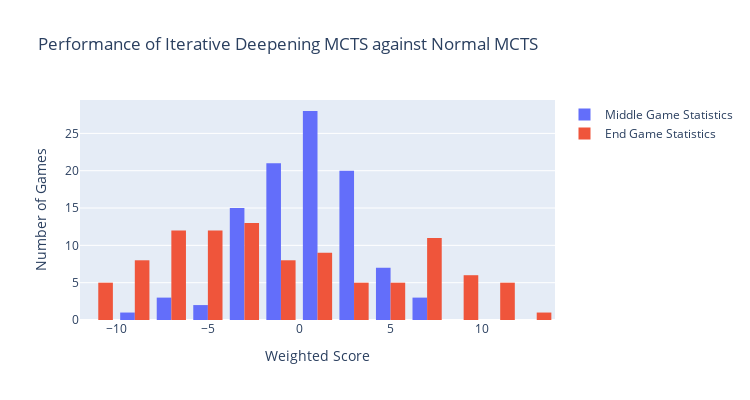

Notebook cell for this chart:
### Code cell
import plotly.graph_objects as go
import plotly.express as px
from plotly.subplots import make_subplots

fig = make_subplots(rows=1, cols=1)
fig.add_trace(go.Histogram(x=idnoverallmid, name = "Middle Game Statistics"), row=1, col=1)
fig.add_trace(go.Histogram(x=idnoverallend, name = "End Game Statistics"), row=1, col=1)

fig.update_xaxes(title="Weighted Score", row=1, col=1)
fig.update_yaxes(title="Number of Games", row=1, col=1)

fig.update_layout(title_text="Performance of Iterative Deepening MCTS against Normal MCTS", width=750, height=400)

fig.show()

print(np.mean(idnoverallmid))
print(np.mean(idnoverallend))

print("")

### Figure 1 — Plotly figure (JSON) as saved in the notebook; plotly's stock layout.template omitted (floating-point values rounded to 4 significant figures)
{"data": [{"name": "Middle Game Statistics", "type": "histogram", "x": [-6.5, 0.5, -1, -6.5, -2, -0.5, -2.5, 3.5, -1.5, -1, 2.5, 7, -3, 5.5, -9, 5.5, -2.5, 0, 4.5, 7.5, 0, 0.5, 3, 1.5, 1, 4.5, -3.5, 3.5, 2.5, 0.5, -3.5, -2, 2, -3.5, -2, -2, -1, -1, -2.5, 2.5, 4.5, 0.5, -2, -3.5, 2.5, 1, -5, -1, -3.5, 3.5, 3, 3, 0, 2, 0, 2, -1, 0, -3, -2, 0, 0, 1, 1, 2.5, 1.5, 0.5, 2.5, 3.5, -1.5, 2.5, 0, 0, -2.5, -3, 2, 3.5, -4.5, -1.5, 0, 0, 2.5, 0, 4, 0.5, -2.5, 4.5, -0.5, 6, -3.5, -6.5, 0.5, -1.5, -1.5, 0, 1.5, -2, -2, -2.5, 0], "xaxis": "x", "yaxis": "y"}, {"name": "End Game Statistics", "type": "histogram", "x": [-10.5, -7.5, -5, -10.5, -3.5, -3.5, -5.5, 7.5, -2.5, -6.5, 7.5, 11, -1.5, 7, -9.5, 12, 1.5, -4, 9.5, 6.5, -5, 1.5, 1.5, 1.5, 8.5, 11, -4, -3, 6.5, -2.5, -6.5, -4, -4.5, -4.5, -9.5, -8.5, -5, -4, -11.5, -1.5, 1, -5.5, -7.5, -10, 2, 3, -7.5, -10.5, -11.5, -7, 8, -0.5, -6.5, 0.5, 4, 10.5, -5, -7.5, -7, -1, 9.5, 7, -2, 7.5, 1, 2, 3, -4.5, 4, -6, 4.5, -4.5, 5.5, -2, -1.5, 8, 10, -7.5, -7, -9, 8.5, 0.5, -2, 2.5, -3, -3.5, 6, -5, 7.5, -9.5, -9.5, -7, -3, 6.5, 11.5, 4.5, -8.5, -4, 1.5, 7.5], "xaxis": "x", "yaxis": "y"}], "layout": {"height": 400, "title": {"text": "Performance of Iterative Deepening MCTS against Normal MCTS"}, "width": 750, "xaxis": {"anchor": "y", "domain": [0, 1], "title": {"text": "Weighted Score"}}, "yaxis": {"anchor": "x", "domain": [0, 1], "title": {"text": "Number of Games"}}}}
